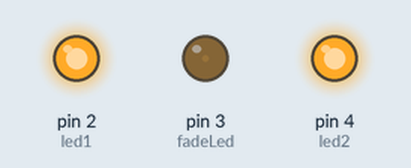
A sketch run on a simulated Arduino Uno, built with avr-gcc and run on an emulated ATmega328P. Parts: output pins drawn as LEDs (lit = HIGH).

Above: at 0.15 s.
At 4.95 s:
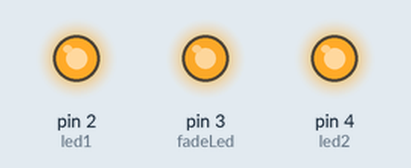
At 10.07 s:
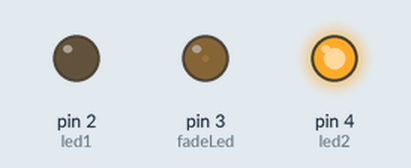
At 19.7 s:
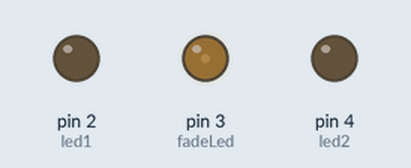
At 29.03 s:
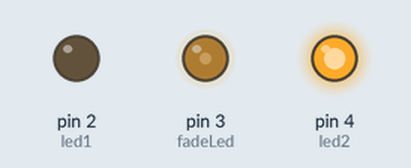
At 39.57 s:
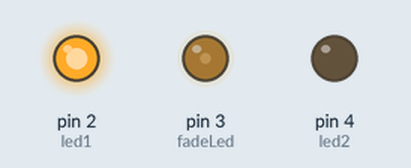
Timing chart, 0 to 39.9 s (numbered marks = the images above):
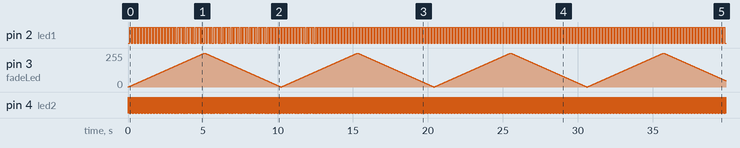

Measured:
- by itself, pin 2 (led1): alternates HIGH for 0.10 s and LOW for 0.10 s
- by itself, pin 4 (led2): alternates HIGH for 0.02 s and LOW for 0.02 s

The sketch:

Blinking-ledV1.ino
```cpp
const byte led1 = 2;
const byte led2 = 4;
const byte fadeLed = 3;

unsigned long currentTime = 0;
unsigned long prevTime1 = 0;
unsigned long prevTime2 = 0;
unsigned long prevTime3 = 0;
int brightness = 0;
int brightnessInterval = 1;

void setup(){
    pinMode(led1,OUTPUT);
    pinMode(led2,OUTPUT);
    pinMode(fadeLed,OUTPUT);
}

void loop(){
    currentTime = millis();
    prevTime1 = BlinkingLed(led1,prevTime1,100);
    prevTime2 = BlinkingLed(led2,prevTime2,20);
    FadingLed(20);
}

long BlinkingLed(byte pin,long prevTime,long delay){
    if(currentTime - prevTime >= delay){
        digitalWrite(pin,!digitalRead(pin));
        return currentTime;
    }
    return prevTime;
}

long FadingLed(long delay){
    if(currentTime - prevTime3 >= delay){
        brightness += brightnessInterval;
        analogWrite(fadeLed,brightness);
        if(brightness == 255 || brightness == 0) brightnessInterval *=  -1;
        prevTime3 = currentTime;
    }
}
```
